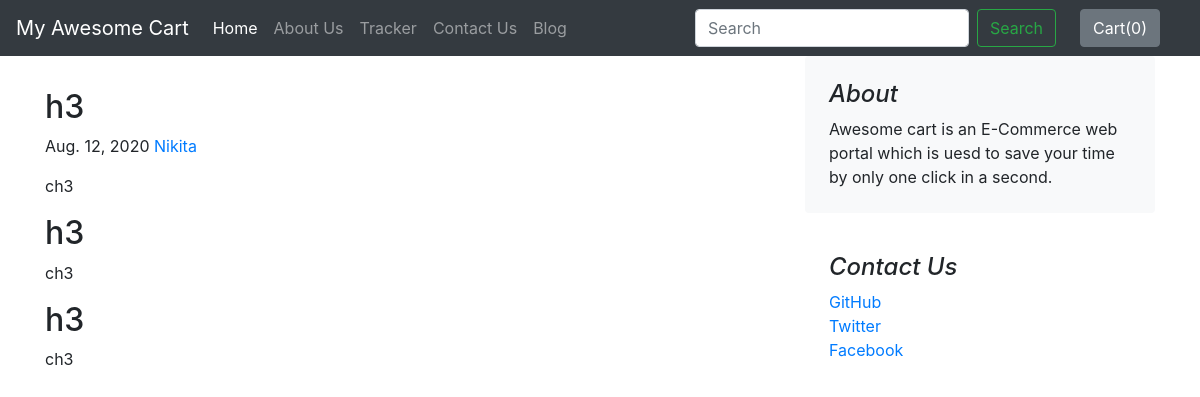
The app's page /blog/blogpost/4 with its own data.
### blog/models.py (models this page shows)
class blogPost(models.Model):
    blog_id=models.AutoField
    title=models.CharField(max_length=50,default="")
    head0=models.CharField(max_length=500,default="")
    chead0 = models.CharField(max_length=500,default="")
    head1 = models.CharField(max_length=500,default="")
    chead1 = models.CharField(max_length=500,default="")
    head2 = models.CharField(max_length=500,default="")
    chead2 = models.CharField(max_length=500,default="")
    thumbmail=models.ImageField(upload_to="blog/images",default="")
    pub_date=models.DateField()
    def __str__(self):
        return self.title

### blog/views.py (the view)
# urls.py: path("blogpost/<int:id>",views.blogpost,name="blogPost"),
def blogpost(request,id):
    blogpost=blogPost.objects.filter(id=id)[0]
    print(blogpost);
    return render(request,"blog/blogpost.html",{'blogpost':blogpost})

### blog/templates/blog/blogpost.html (shortened to what this page needs)
{% extends "blog/basic.html" %}
{% block body %}
<div class="container ">
<div class="row ">
    <div class="col-md-8 blog-main">
      <h3 class="pb-4  font-italic ">
      </h3>
      <div class="blog-post">
        <h2 class="blog-post-title" id= "heading0" name="head0">{{blogpost.head0}}</h2>
        <p class="blog-post-meta">{{blogpost.pub_date}} <a href="#">Nikita</a></p>
        <p> {{blogpost.chead0}}</p>
        <h2>{{blogpost.head1}}</h2>
        <p> {{blogpost.chead1}}</p>
        <h2 >{{blogpost.head2}}</h2>
        <p> {{blogpost.chead2}}</p>
      </div>
    </div>
    <aside class="col-md-4 blog-sidebar">
      <div class="p-4 mb-3 bg-light rounded">
        <h4 class="font-italic">About</h4>
          <p class="mb-0">Awesome cart is an E-Commerce web portal which is uesd to save your time by only one click in a second.</p>
      </div>
      <div class="p-4">
        <h4 class="font-italic">Contact Us</h4>
        <ol class="list-unstyled">
          <li><a href="http://www.facebook.com/nikki_sharma">GitHub</a></li>
          <li><a href="#">Twitter</a></li>
          <li><a href="#">Facebook</a></li>
        </ol>
      </div>
    </aside>
  </div>
      </div>
{% endblock %}

### records on screen
blogPost: head0 "h3", pub_date "Aug. 12, 2020", chead0 "ch3", head1 "h3", chead1 "ch3", head2 "h3", chead2 "ch3"
